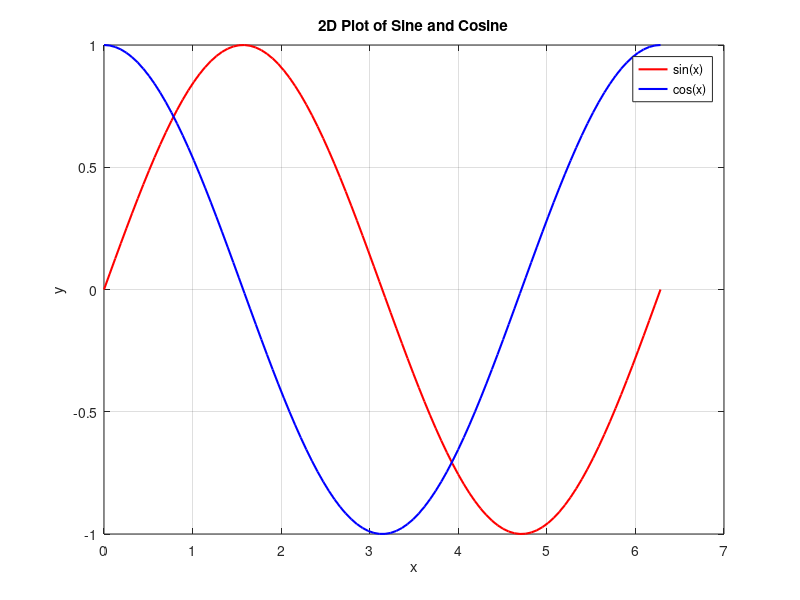

Here is the MATLAB script that generated this plot:
% Define data for 2D plotting
x = linspace(0, 2 * pi, 100);
y1 = sin(x);
y2 = cos(x);

% Plot sine and cosine functions
figure;
plot(x, y1, '-r', 'LineWidth', 1.5);
hold on;
plot(x, y2, '-b', 'LineWidth', 1.5);
title('2D Plot of Sine and Cosine');
xlabel('x');
ylabel('y');
legend('sin(x)', 'cos(x)');
grid on;
